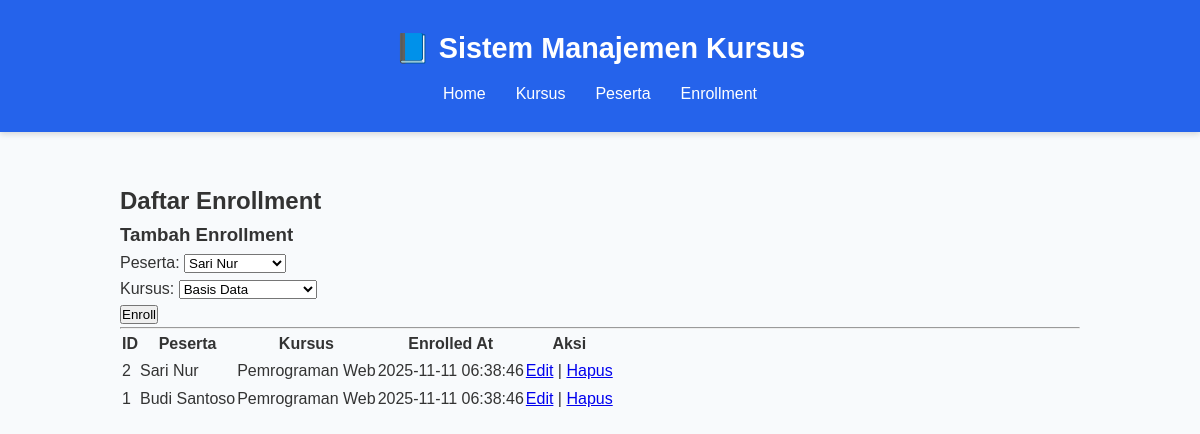
The app's page /index.php?page=enrollments with its own data.
### tables this page shows
CREATE TABLE IF NOT EXISTS enrollments (
  id INT AUTO_INCREMENT PRIMARY KEY,
  student_id INT NOT NULL,
  course_id INT NOT NULL,
  enrolled_at TIMESTAMP DEFAULT CURRENT_TIMESTAMP,
  FOREIGN KEY (student_id) REFERENCES students(id) ON DELETE CASCADE ON UPDATE CASCADE,
  FOREIGN KEY (course_id) REFERENCES courses(id) ON DELETE CASCADE ON UPDATE CASCADE
);

CREATE TABLE IF NOT EXISTS students (
  id INT AUTO_INCREMENT PRIMARY KEY,
  name VARCHAR(200) NOT NULL,
  email VARCHAR(200) NOT NULL UNIQUE,
  created_at TIMESTAMP DEFAULT CURRENT_TIMESTAMP
);

CREATE TABLE IF NOT EXISTS courses (
  id INT AUTO_INCREMENT PRIMARY KEY,
  name VARCHAR(200) NOT NULL,
  description TEXT,
  created_at TIMESTAMP DEFAULT CURRENT_TIMESTAMP
);

### class/Student.php (called while the page is built, shortened)
<?php
class Student {
    private $conn;
    public function __construct($pdo) {
        $this->conn = $pdo;
    }
    public function getAll() {
        $sql = "SELECT id, name, email, created_at FROM students ORDER BY id DESC";
        $stmt = $this->conn->prepare($sql);
        $stmt->execute();
        return $stmt->fetchAll(PDO::FETCH_ASSOC);
    }
}

### class/Course.php (called while the page is built, shortened)
<?php
class Course {
    private $conn;
    public function __construct($pdo) {
        $this->conn = $pdo;
    }
    public function getAll() {
        $sql = "SELECT id, name, description, created_at FROM courses ORDER BY id DESC";
        $stmt = $this->conn->prepare($sql);
        $stmt->execute();
        return $stmt->fetchAll(PDO::FETCH_ASSOC);
    }
}

### class/Enrollment.php (called while the page is built, shortened)
<?php
class Enrollment {
    private $conn;
    public function __construct($pdo) {
        $this->conn = $pdo;
    }
    public function getAll() {
        $sql = "SELECT e.id,
                       s.id AS student_id,
                       s.name AS student_name,
                       c.id AS course_id,
                       c.name AS course_name,
                       e.enrolled_at
                FROM enrollments e
                JOIN students s ON e.student_id = s.id
                JOIN courses c ON e.course_id = c.id
                ORDER BY e.id DESC";
        $stmt = $this->conn->prepare($sql);
        $stmt->execute();
        return $stmt->fetchAll(PDO::FETCH_ASSOC);
    }
}

### view/enrollments.php (the view, shortened to what this page needs)
<?php
$enrollments = $enrollmentObj->getAll();
$coursesAll = $courseObj->getAll();
$studentsAll = $studentObj->getAll();
?>
<h2>Daftar Enrollment</h2>
<?php
if (isset($_GET['edit'])) {
    $id = (int)$_GET['edit'];
    $e = $enrollmentObj->getById($id);
    if ($e) {
        ?>
        <h3>Ubah Enrollment</h3>
        <form method="post" action="index.php?page=enrollments">
            <input type="hidden" name="action" value="update">
            <input type="hidden" name="id" value="<?php echo $e['id']; ?>">
            <label>Peserta:
                <select name="student_id" required>
                    <?php foreach ($studentsAll as $s): ?>
                        <option value="<?php echo $s['id']; ?>" <?php if($s['id']==$e['student_id']) echo 'selected'; ?>>
                        <?php echo htmlspecialchars($s['name']); ?></option>
                    <?php endforeach; ?>
                </select>
            </label><br>
            <label>Kursus:
                <select name="course_id" required>
                    <?php foreach ($coursesAll as $c): ?>
                        <option value="<?php echo $c['id']; ?>" <?php if($c['id']==$e['course_id']) echo 'selected'; ?>>
                        <?php echo htmlspecialchars($c['name']); ?></option>
                    <?php endforeach; ?>
                </select>
            </label><br>
            <button type="submit">Simpan</button>
            <a href="index.php?page=enrollments">Batal</a>
        </form>
        <?php
    }
} else {
    ?>
    <h3>Tambah Enrollment</h3>
    <form method="post" action="index.php?page=enrollments">
        <label>Peserta:
            <select name="student_id" required>
                <?php foreach ($studentsAll as $s): ?>
                    <option value="<?php echo $s['id']; ?>"><?php echo htmlspecialchars($s['name']); ?></option>
                <?php endforeach; ?>
            </select>
        </label><br>
        <label>Kursus:
            <select name="course_id" required>
                <?php foreach ($coursesAll as $c): ?>
                    <option value="<?php echo $c['id']; ?>"><?php echo htmlspecialchars($c['name']); ?></option>
                <?php endforeach; ?>
            </select>
        </label><br>
        <button type="submit">Enroll</button>
    </form>
    <?php
}
?>
<hr />
<table>
    <thead>
        <tr><th>ID</th><th>Peserta</th><th>Kursus</th><th>Enrolled At</th><th>Aksi</th></tr>
    </thead>
    <tbody>
    <?php foreach ($enrollments as $en): ?>
        <tr>
            <td><?php echo $en['id']; ?></td>
            <td><?php echo htmlspecialchars($en['student_name']); ?></td>
            <td><?php echo htmlspecialchars($en['course_name']); ?></td>
            <td><?php echo $en['enrolled_at']; ?></td>
            <td>
                <a href="index.php?page=enrollments&edit=<?php echo $en['id']; ?>">Edit</a> |
                <a href="index.php?page=enrollments&delete=<?php echo $en['id']; ?>" onclick="return confirm('Hapus enrollment?')">Hapus</a>
            </td>
        </tr>
    <?php endforeach; ?>
    </tbody>
</table>

### view/header.php (shortened to what this page needs)
<!DOCTYPE html>
<html lang="id">
<head>
    <link rel="stylesheet" href="style.css">
</head>
<body>
<header class="main-header">
    <h1>📘 Sistem Manajemen Kursus</h1>
    <nav>
        <ul>
            <li><a href="index.php?page=home" <?= ($page === 'home') ? 'class="active"' : ''; ?>>Home</a></li>
            <li><a href="index.php?page=courses" <?= ($page === 'courses') ? 'class="active"' : ''; ?>>Kursus</a></li>
            <li><a href="index.php?page=students" <?= ($page === 'students') ? 'class="active"' : ''; ?>>Peserta</a></li>
            <li><a href="index.php?page=enrollments" <?= ($page === 'enrollments') ? 'class="active"' : ''; ?>>Enrollment</a></li>
        </ul>
    </nav>
</header>
<main class="container">

### index.php (shortened to what this page needs)
<?php
require_once 'config/db.php';
require_once 'class/Course.php';
require_once 'class/Student.php';
require_once 'class/Enrollment.php';
$courseObj = new Course($pdo);
$studentObj = new Student($pdo);
$enrollmentObj = new Enrollment($pdo);
$page = $_GET['page'] ?? 'home';
include 'view/header.php';
if ($page === 'home'): ?>
    <section class="intro">
        <h2>Selamat Datang di Sistem Manajemen Kursus</h2>
        <div class="cards">
            <div class="card">
                <h3>Kursus</h3>
                <p>Kelola daftar kursus dan deskripsinya.</p>
                <a href="index.php?page=courses" class="btn">Kelola Kursus</a>
            </div>
            <div class="card">
                <h3>Peserta</h3>
                <p>Atur daftar peserta dan email mereka.</p>
                <a href="index.php?page=students" class="btn">Kelola Peserta</a>
            </div>
            <div class="card">
                <h3>Enrollment</h3>
                <p>Hubungkan peserta dengan kursus.</p>
                <a href="index.php?page=enrollments" class="btn">Kelola Enrollment</a>
            </div>
        </div>
    </section>
<?php
elseif ($page === 'courses'):
    include 'view/courses.php';
elseif ($page === 'students'):
    include 'view/students.php';
elseif ($page === 'enrollments'):
    include 'view/enrollments.php';
else:
    echo '<p>Halaman tidak ditemukan.</p>';
endif;
include 'view/footer.php';

### view/footer.php (shortened to what this page needs)
</main>
</body>
</html>

### style.css (style rules this page uses)
* { margin: 0; padding: 0; box-sizing: border-box; font-family: "Poppins", sans-serif; }
body { background-color: #f8fafc; color: #333; line-height: 1.6; }
.main-header { background-color: #2563eb; color: #fff; padding: 25px 0; text-align: center; box-shadow: 0 2px 6px rgba(0,0,0,0.15); }
.main-header h1 { margin-bottom: 10px; font-size: 1.8rem; }
.main-header nav ul { list-style: none; display: flex; justify-content: center; gap: 30px; }
.main-header nav a { color: #fff; text-decoration: none; font-weight: 500; transition: all 0.3s; }
.container { max-width: 1000px; margin: 50px auto; padding: 0 20px; }

### records on screen
enrollments: id "2", student.name "Sari Nur", course.name "Pemrograman Web", enrolled_at "2025-11-11 06:38:46"
enrollments: id "1", student.name "Budi Santoso", course.name "Pemrograman Web", enrolled_at "2025-11-11 06:38:46"

### other values on screen
form field student_id "Sari Nur"
form field course_id "Basis Data"
